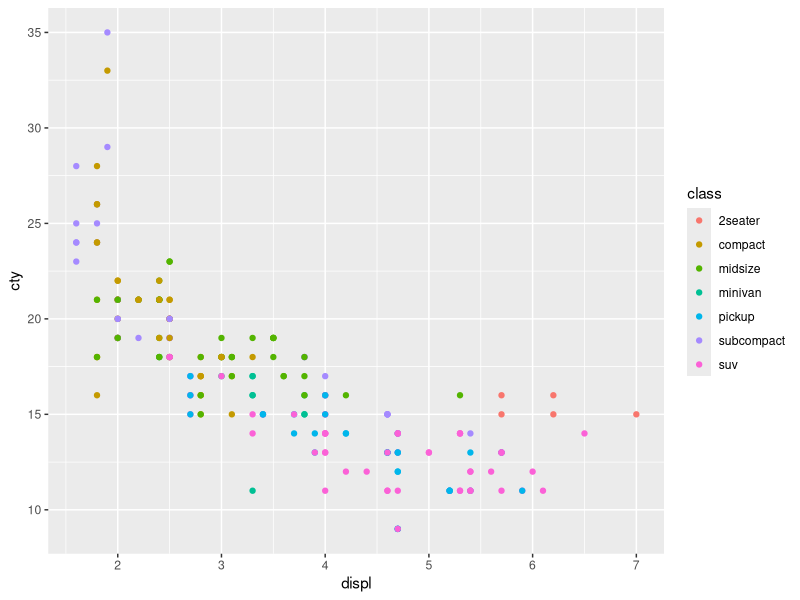
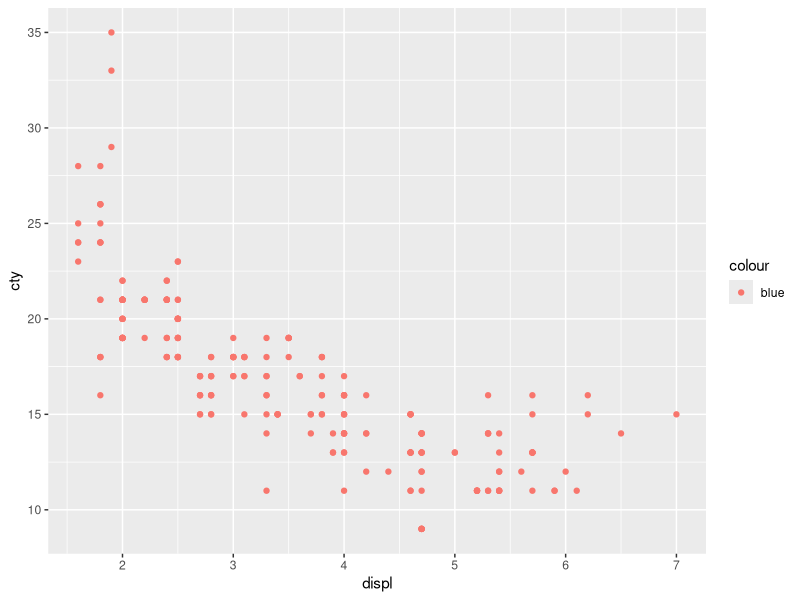
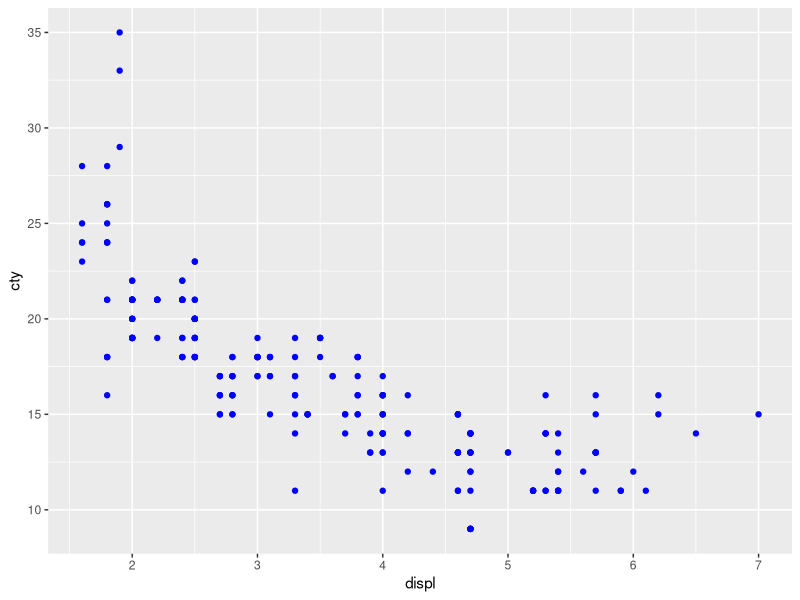
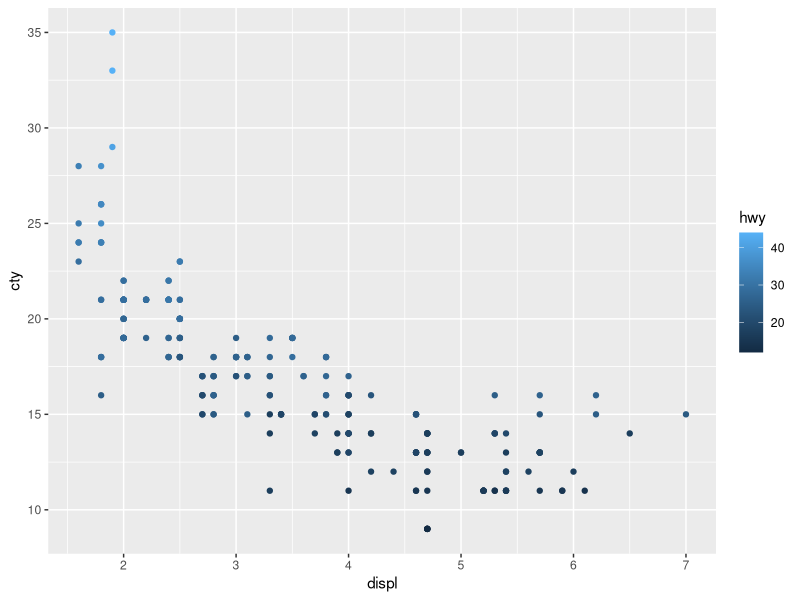
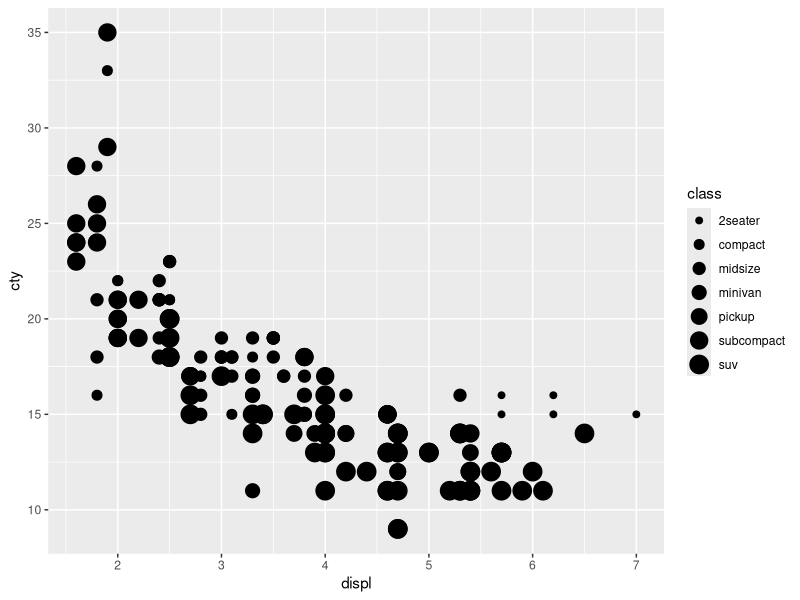
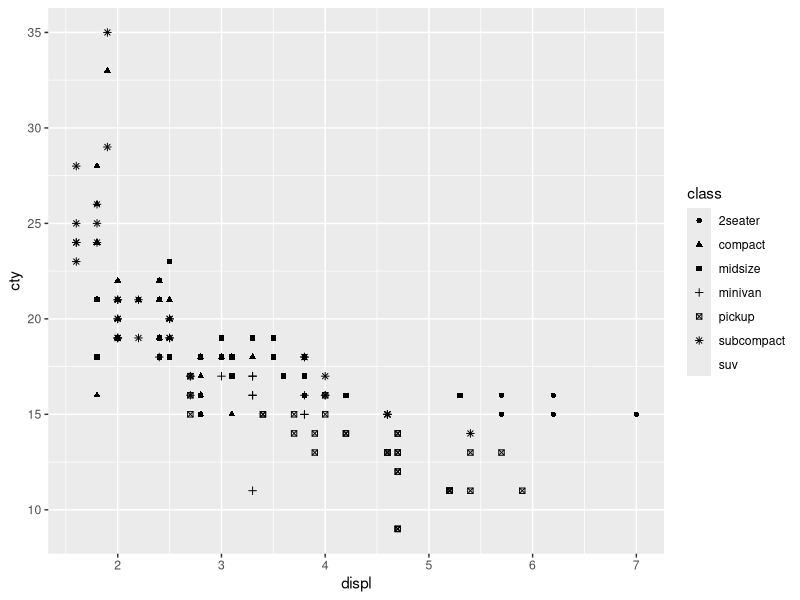
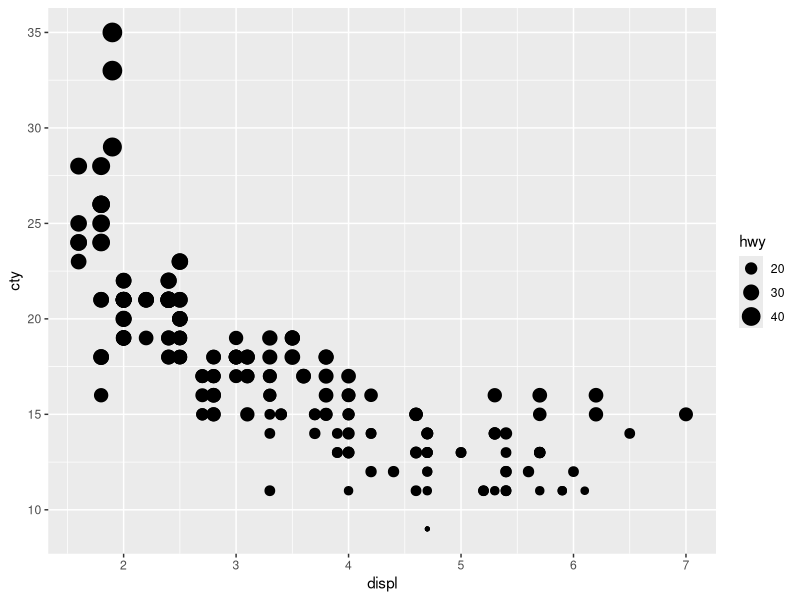
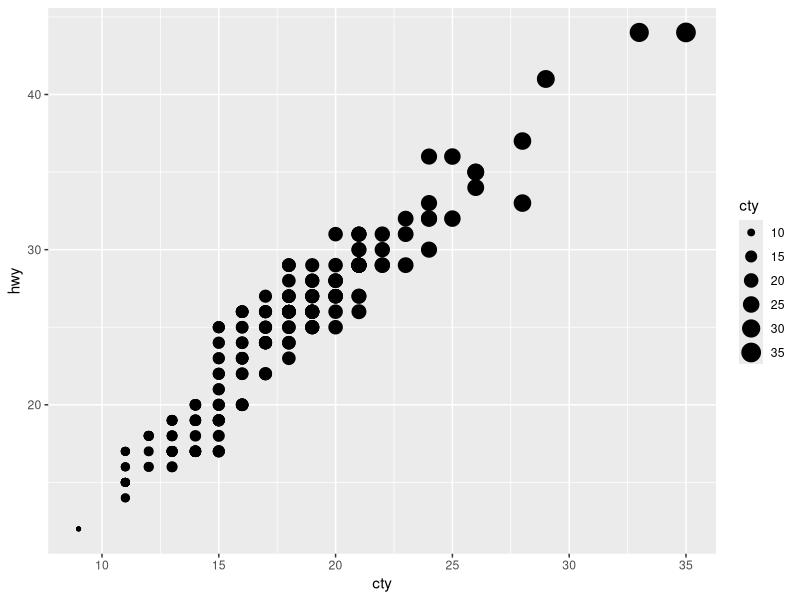

Write R code to recreate these figures, in order. (Note: this script raises an error after producing the figures.)
## ---- chunk 1
library(ggplot2)
ggplot(mpg, aes(displ, cty, color = class)) + geom_point()
ggplot(mpg, aes(displ, cty)) + geom_point(aes(color = "blue"))
ggplot(mpg, aes(displ, cty)) + geom_point(color = "blue")
## ---- chunk 2
ggplot(mpg, aes(displ, cty, color = hwy)) + geom_point()
# ggplot(mpg, aes(displ, cty, shape = hwy)) + geom_point()
## ---- chunk 3
ggplot(mpg, aes(displ, cty, size = class)) + geom_point()  # 将类别型特征映射到 size 效果不好，R 输出警告。
ggplot(mpg, aes(displ, cty, shape = class)) + geom_point()  # R 默认的 shape 只有6种，超过会导致区分度变差
ggplot(mpg, aes(displ, cty, size = hwy)) + geom_point()  # size 上应用数值型特征的效果不错
ggplot(mpg, aes(cty, hwy, size = cty)) + geom_point()    # x, y 值与 size 图例可以重复
## ---- chunk 4
ggplot(mpg, aes(displ, cty, size = hwy)) + geom_point(aes(color = class))
ggplot(mpg, aes(displ, cty, color = manufacturer)) + geom_point()
ggplot(mpg, aes(displ, cty, color = manufacturer)) + geom_point(aes(color = class))
## ---- chunk 5
ggplot(mpg, aes(displ, cty, color = drv, shape = drv)) + geom_point()
## ---- chunk 6
ggplot(mpg, aes(displ, cty, shape = trans)) + geom_point()
## ---- chunk 7
ggplot(mpg, aes(drv, cty.eco)) + geom_bar(stat = "identity")
ggplot(mpg, aes(drv, cty)) + geom_bar(stat = "identity")
## ---- chunk 8
ggplot(mpg, aes(drv, displ)) + geom_bar(stat = "identity")
#ggplot(mpg, aes(drv, class)) + geom_point()
## ---- chunk 9
ggplot(mpg, aes(drv, ..count..)) +
  geom_bar(aes(fill = class), position = "dodge")
